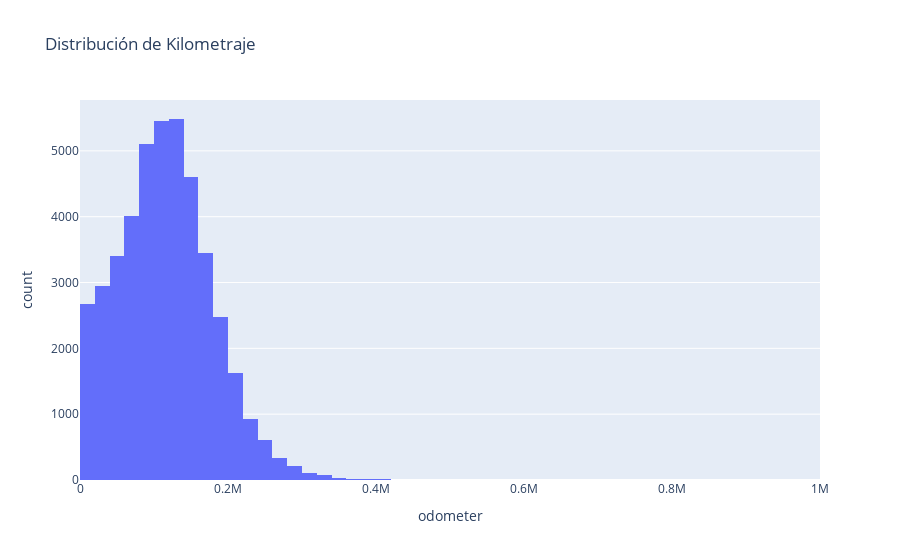

Notebook cell for this chart:
### Code cell
# Histograma de Kilometraje (odometer) 
fig_km = px.histogram(car_df, x='odometer', nbins=50, 
                      title='Distribución de Kilometraje')
fig_km.show()

### Figure 1 — Plotly figure (JSON) as saved in the notebook; plotly's stock layout.template omitted (floating-point values rounded to 4 significant figures; data arrays with more than 128 entries replaced by an {"elided": "..."} marker saying what was removed)
{"data": [{"bingroup": "x", "hovertemplate": "odometer=%{x}<br>count=%{y}<extra></extra>", "legendgroup": "", "marker": {"color": "#636efa", "pattern": {"shape": ""}}, "name": "", "nbinsx": 50, "orientation": "v", "showlegend": false, "type": "histogram", "x": {"elided": "51525 float values"}, "xaxis": "x", "yaxis": "y"}], "layout": {"barmode": "relative", "legend": {"tracegroupgap": 0}, "title": {"text": "Distribución de Kilometraje"}, "xaxis": {"anchor": "y", "domain": [0, 1], "title": {"text": "odometer"}}, "yaxis": {"anchor": "x", "domain": [0, 1], "title": {"text": "count"}}}}
